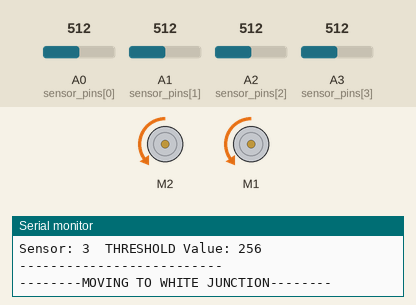
Recording of a sketch running on a simulated Arduino Uno, built with avr-gcc and run on an emulated ATmega328P. On the bench: 2 × DC motor (green arrow = forward, orange = backward, longer = faster), the last lines printed to the serial monitor. The test bench sets the inputs (shaded band); at power-on: A0 (sensor_pins[0]) = 512, A1 (sensor_pins[1]) = 512, A2 (sensor_pins[2]) = 512, A3 (sensor_pins[3]) = 512.

Above: at 3.5 s.
At 9.3 s:
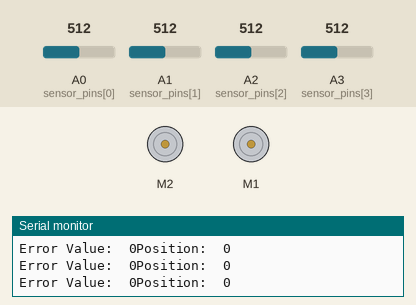
9.4 s: A0 (sensor_pins[0]) set to 523
12.4 s: A1 (sensor_pins[1]) set to 572
15.4 s: A1 (sensor_pins[1]) set to 599
Timing chart, 0 to 18.4 s (numbered marks = the images above; inputs shaded):
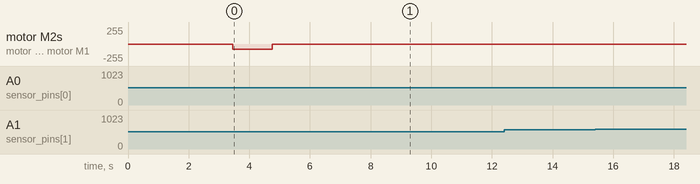

The sketch:

PID_Line_Following_Analog.ino
```cpp
#include <Wire.h>
#include <Adafruit_MotorShield.h>
#include "utility/Adafruit_MS_PWMServoDriver.h"

// Create the motor shield object with the default I2C address
Adafruit_MotorShield AFMS = Adafruit_MotorShield();

// Select which 'port' M1, M2, M3 or M4. In this case, M1
Adafruit_DCMotor *right_motor = AFMS.getMotor(1);
Adafruit_DCMotor *left_motor = AFMS.getMotor(2);

const int sensor_pins [4] = {A0, A1, A2, A3};
int sensors[4] = {0, 0, 0, 0};
int weights[4] = {-2, -1, 1, 2};


int positions, proportional, integral, derivative, last_proportional, error_value;

int Kp = 1;
int Ki = 0;
int Kd = 0;

int right_motor_speed = 0;
int left_motor_speed = 0;
int max_speed = 255;

int set_point = 0;


void setup() {
  // put your setup code here, to run once:
   Serial.begin(9600);
   AFMS.begin();
   left_motor->run(BACKWARD);
   right_motor->run(BACKWARD);
   calibration(4);

   Serial.print("-------CALIBRATION FINISHED---------");

//   left_motor-> setSpeed(255);
//   right_motor->setSpeed(255);
//
//   delay(100);
//
//   left_motor-> setSpeed(0);
//   right_motor->setSpeed(0);
}

void loop()
{
  read_sensors();
  pid_calc();
  calc_turn();
  //motor_drive();

  Serial.print("Position:");
  Serial.print("\t");
  Serial.print(positions);
  Serial.print("\t");
  Serial.println();
  Serial.print("Error Value:");
  Serial.print("\t");
  Serial.print(error_value);
}


void read_sensors()
{
  positions = 0;
  for  (int i = 0; i < 4; i++)
  {
    sensors[i] = analogRead(sensor_pins[i]);
    positions += sensors[i] * weights[i];
  }
}
void pid_calc()
{
  delay(100);
  proportional = positions - set_point;
  integral = integral + proportional;
  derivative = proportional - last_proportional;
  last_proportional = proportional;
  error_value = int(proportional * Kp + integral * Ki + derivative * Kd);
}

void calc_turn()
{ //Restricting the error value between +-255.
  if (error_value < -1 * max_speed)
   {
  error_value = -1 * max_speed;
   }

  if (error_value > max_speed)
   {
  error_value = max_speed;
   }


   // If error_value is less than zero calculate right turn speed values
  if (error_value > 0)
   {
  right_motor_speed = max_speed - error_value;
  left_motor_speed = max_speed;
   }
   // Iferror_value is greater than zero calculate left turn values
  else
   {
  right_motor_speed = max_speed;
  left_motor_speed = max_speed + error_value;
   }
}

void motor_drive()
{
  left_motor->setSpeed(left_motor_speed);
  right_motor->setSpeed(right_motor_speed);
}

void calibration(int number_of_sensors)
{
    long sensors_blk_sum[number_of_sensors] = {0, 0, 0, 0};
    int sensors_blk_avg[number_of_sensors] = {0, 0, 0, 0};
    int sensors_threshold[number_of_sensors] = {0, 0, 0, 0};
    int sensors_wht_sum[number_of_sensors] = {0, 0, 0, 0};
    int sensors_wht_avg[number_of_sensors] = {0, 0, 0, 0};
    const int SAMPLES = 150;
    const float BLACK_TO_WHITE_MULTIPLIER = 0.5;
    int truth_counter = 0;


    //AUTO CALIBRATE SENSORS (Must be started on BLACK surface)
    delay(100);
    Serial.println("--------BLACK CALIBRATION-------");

    for (int i = 0; i < SAMPLES; i++)
    {
      delay(20);

      for (int j = 0; j < number_of_sensors; j++)
      {
        sensors_blk_sum[j] += analogRead(sensor_pins[j]);
      }

    }

    for (int k = 0; k < number_of_sensors; k++)
    {
      sensors_blk_avg[k] = sensors_blk_sum[k] / SAMPLES;
      Serial.print("Sensor: ");
      Serial.print(k);
      Serial.print("\t");
      Serial.print("Black AVERAGE Value: ");
      Serial.print(sensors_blk_avg[k]);
      Serial.println();

      sensors_threshold[k] = BLACK_TO_WHITE_MULTIPLIER * sensors_blk_avg[k];
      Serial.print("Sensor: ");
      Serial.print(k);
      Serial.print("\t");
      Serial.print("THRESHOLD Value: ");
      Serial.print(sensors_threshold[k]);
      Serial.println();
    }


    Serial.println("--------------------------");
    Serial.println("--------MOVING TO WHITE JUNCTION--------");

    left_motor->setSpeed(80);
    right_motor->setSpeed(80);


    for (int r = 0; r < 100; r++)
    {
      delay(20);
      for (int j = 0; j < number_of_sensors; j++)
      {
        sensors[j] += analogRead(sensor_pins[j]);
      }

      truth_counter = 0;
      for (int y = 0; y < number_of_sensors; y++)
      {
        if (sensors[y] < sensors_threshold[y])
        {
        truth_counter += 1;
        }

        else
        {
          break;
        }
      }

      if (truth_counter == number_of_sensors)
      {
        left_motor->setSpeed(0);
        right_motor->setSpeed(0);
        Serial.println("-------WHITE CALIBRATION--------");
        break;
      }
    }


    for (int q = 0; q < SAMPLES; q++)
    {
      delay(20);

      for (int w = 0; w < number_of_sensors; w++)
      {
        sensors_wht_sum[w] += analogRead(sensor_pins[w]);
      }
    }

    for (int e = 0; e < number_of_sensors; e++)
    {
      sensors_wht_avg[e] = sensors_wht_sum[e] / SAMPLES;
      Serial.print("Sensor: ");
      Serial.print(e);
      Serial.print("\t");
      Serial.print("White AVERAGE Value: ");
      Serial.print(sensors_wht_avg[e]);
      Serial.println();

      sensors_threshold[e] = (sensors_wht_avg[e] + sensors_blk_avg[e]) / 2;
      Serial.print("Sensor: ");
      Serial.print(e);
      Serial.print("\t");
      Serial.print("NEW THRESHOLD Value: ");
      Serial.print(sensors_threshold[e]);
      Serial.println();
    }

    Serial.println("--------------------------");

    set_point = 0;
    for (int h = 0; h < number_of_sensors; h++)
    {
      // This depends on sensor arrangment
      if (h == 1 || h == 2)
      {
        set_point += sensors_blk_avg[h] * weights[h];
      }

      else
      {
        set_point += sensors_wht_avg[h] * weights[h];
      }
    }

    Serial.print("SET POINT:");
    Serial.print("\t");
    Serial.print(set_point);
    left_motor->run(RELEASE);
    right_motor->run(RELEASE);
}
```
